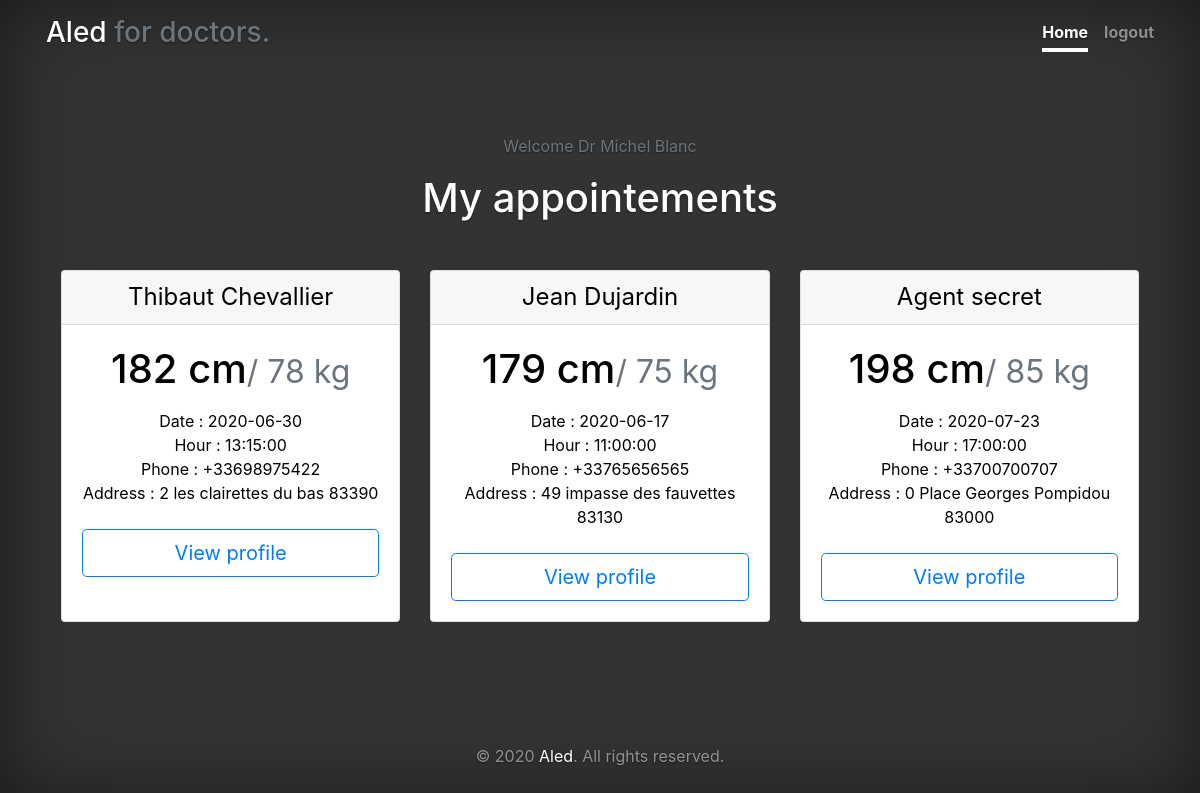
The page /doctorIndex.php (signed in) on the database its author committed.
### tables this page shows
CREATE TABLE `doctors` (
  `IdDoc` int(11) NOT NULL,
  `mail` varchar(255) NOT NULL,
  `password` varchar(255) NOT NULL,
  `prenom` varchar(255) NOT NULL,
  `nom` varchar(255) NOT NULL
);

CREATE TABLE `appointement` (
  `id_appoi` int(11) NOT NULL,
  `date_appoi` date NOT NULL,
  `hour_appoi` time NOT NULL,
  `id_user` int(11) NOT NULL,
  `id_doc` int(11) NOT NULL,
  `id_gpsc` int(11) NOT NULL
);

CREATE TABLE `social_details` (
  `id_socdet` int(11) NOT NULL,
  `firstname` varchar(50) NOT NULL,
  `lastname` varchar(50) NOT NULL,
  `gender` tinyint(4) NOT NULL,
  `birthaddr` varchar(50) NOT NULL,
  `birthdate` date NOT NULL,
  `phonenum` int(10) NOT NULL,
  `picture` varchar(100) NOT NULL,
  `id_user` int(11) NOT NULL
);

CREATE TABLE `patient_medical_record` (
  `id_medrec` int(11) NOT NULL,
  `height` int(255) NOT NULL,
  `weight` tinyint(4) NOT NULL,
  `socialsecuritynumber` varchar(13) NOT NULL,
  `id_user` int(11) NOT NULL,
  `id_doc` int(11) NOT NULL,
  `id_addr` int(11) NOT NULL
);

CREATE TABLE `adress` (
  `id_addr` int(11) NOT NULL,
  `number` tinyint(4) NOT NULL,
  `street` varchar(50) NOT NULL,
  `zipcode` int(11) NOT NULL
);

### doctorIndex.php (the view, shortened to what this page needs)
<?php
include('doctorServer.php');
if(isset($_SESSION['mail'])){
    $mail = $_SESSION['mail'];
    $doctor_get_info = "SELECT * FROM doctors WHERE mail='$mail' LIMIT 1";
    $result = mysqli_query($db, $doctor_get_info);
    $data = mysqli_fetch_assoc($result);
    $nomdoctor = $data['nom'];
    $prenomdoctor = $data['prenom'];
    $iddoctor = $data['IdDoc'];
    $get_appointement = "SELECT * FROM appointement INNER JOIN patient_medical_record ON appointement.id_user=patient_medical_record.id_user
INNER JOIN social_details ON social_details.id_user=patient_medical_record.id_user INNER JOIN adress ON adress.id_addr=patient_medical_record.id_addr
WHERE appointement.id_doc='$iddoctor'";
    $result_ap = mysqli_query($db, $get_appointement);
}
?>
<!doctype html>
<html lang="en">
<head>
    <link href="Static/css/bootstrap.min.css" rel="stylesheet">
    <link href="Static/css/cover.css" rel="stylesheet">
</head>
<body class="text-center">
<div class="container d-flex h-100 p-3 flex-column">
    <header class="masthead mb-auto">
        <div class="inner">
            <h3 class="masthead-brand">Aled<span class="text-muted"> for doctors.</span></h3>
            <nav class="nav nav-masthead justify-content-center">
                <a class="nav-link active" href="doctorIndex.php">Home</a>
                <?php  if (isset($_SESSION['mail'])) : ?>
                    <a class="nav-link" href="doctorIndex.php?logout='1'">logout</a>
                <?php else :?>
                    <a class="nav-link" href="doctorLogin.php">Login</a>
                <?php endif ?>
            </nav>
        </div>
    </header>
        <?php  if (isset($_SESSION['mail'])) : ?>
            <p class="text-muted">Welcome Dr <?php echo $prenomdoctor;?> <?php echo $nomdoctor;?></p>
            <h1 class="cover-heading mb-5">My appointements</h1>
        <div class="container">
            <div class="card-deck mb-3 text-center">
                <?php
                while ($row = mysqli_fetch_assoc($result_ap)) {
                   echo '
                    <div class="card mb-4">
                    <div class="card-header">
                        <h4 class="my-0 font-weight-normal" style="color: black; text-shadow: none">'.$row["firstname"].' '.$row["lastname"].'</h4>
                    </div>
                    <div class="card-body">
                        <h1 class="card-title pricing-card-title" style="color: black; text-shadow: none">'.$row["height"].' cm<small class="text-muted">/ '.$row["weight"].' kg</small></h1>
                        <ul class="list-unstyled mt-3 mb-4">
                            <li style="color: black; text-shadow: none">Date : '.$row["date_appoi"].'
                            <li style="color: black; text-shadow: none">Hour : '.$row["hour_appoi"].'
                            <li style="color: black; text-shadow: none">Phone : +33'.$row["phonenum"].'</li>
                            <li style="color: black; text-shadow: none">Address : '.$row["number"].' '.$row["street"].' '.$row["zipcode"].'</li>
                        </ul>
                        <a style="text-decoration:none" href="user_profile.php?id='.$row["id_user"].'"><button type="button" class="btn btn-lg btn-block btn-outline-primary">View profile</button></a>
                    </div>
                </div>';
                }
                ?>
            </div>
        </div>
        <?php endif ?>
    <footer class="mastfoot mt-auto text-center">
        <div class="inner">
            <p>&copy; 2020 <a href="index.php">Aled</a>.  All rights reserved.</p>
        </div>
    </footer>
</div>
</body>
</html>

### Static/css/cover.css (style rules this page uses)
a, a:focus, a:hover { color: #fff; }
html, body { height: 100%; background-color: #333; }
body { display: -ms-flexbox; display: -webkit-box; display: flex; -ms-flex-pack: center; -webkit-box-pack: center; justify-content: center; color: #fff; text-shadow: 0 .05rem .1rem rgba(0, 0, 0, .5); box-shadow: inset 0 0 5rem rgba(0, 0, 0, .5); }
.masthead-brand { margin-bottom: 0; }
.nav-masthead .nav-link { padding: .25rem 0; font-weight: 700; color: rgba(255, 255, 255, .5); background-color: transparent; border-bottom: .25rem solid transparent; }
.nav-masthead .nav-link + .nav-link { margin-left: 1rem; }
.nav-masthead .active { color: #fff; border-bottom-color: #fff; }
@media (min-width: 48em) { .masthead-brand { float: left; } }
@media (min-width: 48em) { .nav-masthead { float: right; } }
.mastfoot { color: rgba(255, 255, 255, .5); }

### rows shown on the page
doctors: prenom "Michel", nom "Blanc"
appointement: social_details.firstname "Thibaut", social_details.lastname "Chevallier", patient_medical_record.height "182", patient_medical_record.weight "78", date_appoi "2020-06-30", hour_appoi "13:15:00", social_details.phonenum "698975422", adress.number "2", adress.street "les clairettes du bas", adress.zipcode "83390"
appointement: social_details.firstname "Jean", social_details.lastname "Dujardin", patient_medical_record.height "179", patient_medical_record.weight "75", date_appoi "2020-06-17", hour_appoi "11:00:00", social_details.phonenum "765656565", adress.number "49", adress.street "impasse des fauvettes", adress.zipcode "83130"
appointement: social_details.firstname "Agent", social_details.lastname "secret", patient_medical_record.height "198", patient_medical_record.weight "85", date_appoi "2020-07-23", hour_appoi "17:00:00", social_details.phonenum "700700707", adress.number "0", adress.street "Place Georges Pompidou", adress.zipcode "83000"
